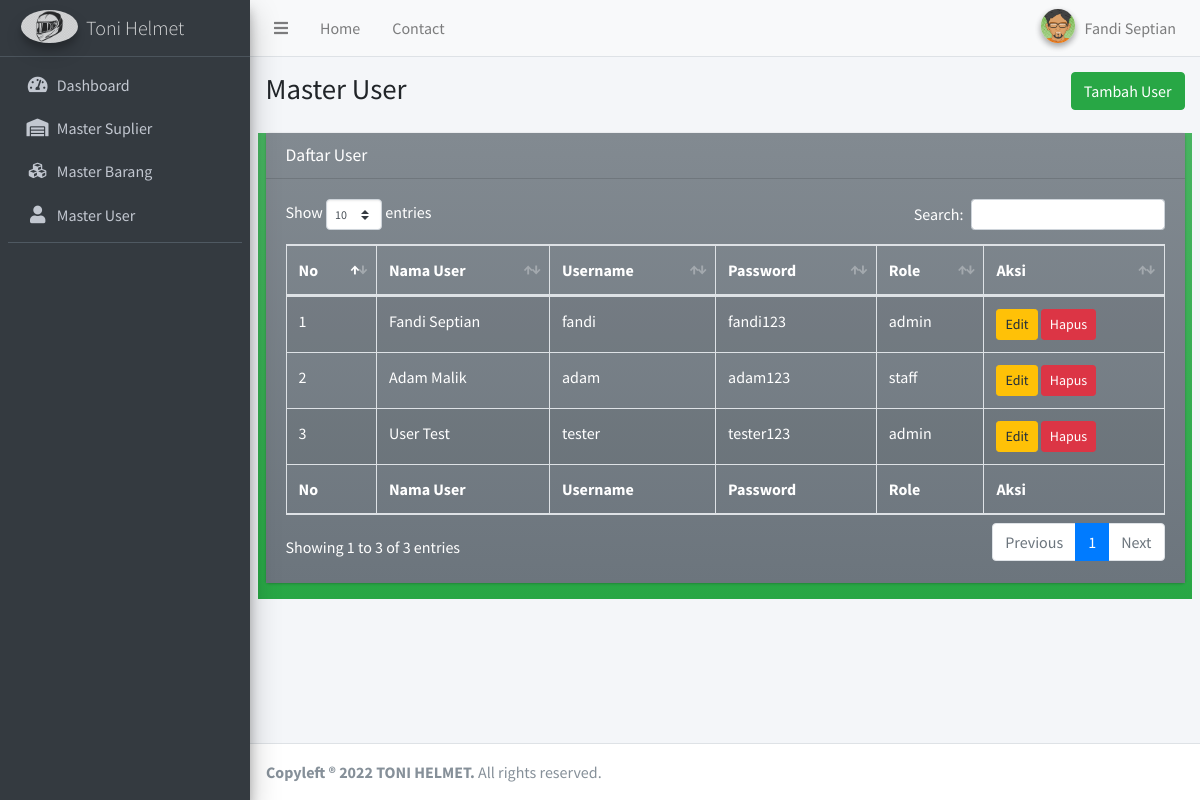
The page /view/admin/master-user.php (signed in) on the database its author committed.
### tables this page shows
CREATE TABLE `tb_user` (
  `id_user` int(10) UNSIGNED NOT NULL,
  `nama_user` varchar(200) NOT NULL,
  `username` varchar(20) NOT NULL,
  `password` varchar(100) NOT NULL,
  `role` enum('admin','staff','') NOT NULL
);

### view/admin/master-user.php (the view, shortened to what this page needs)
<?php include '../templates/admin/admin-header.php' ?>
<?php include '../templates/sidebar.php' ?>
<div class="content-wrapper">
    <section class="content-header">
        <div class="container-fluid">
            <div class="row mb-2">
                <div class="col-sm-6">
                    <h1>Master User</h1>
                </div>
                <div class="col-sm-6">
                    <ol class="breadcrumb float-sm-right">
                        <button type="button" class="btn btn-success" data-toggle="modal" data-target="#modal-add">
                            Tambah User
                        </button>
                    </ol>
                </div>
            </div>
        </div>
    </section>
    <section class="content">
        <div class="bg-gradient-success">
            <div class="container-fluid">
                <div class="row">
                    <div class="col-12">
                        <div class="card">
                            <div class="bg-gradient-secondary">
                                <div class="card-header">
                                    <h3 class="card-title">Daftar User</h3>
                                </div>
                                <div class="card-body">
                                    <table id="example1" class="table table-bordered table-striped">
                                        <thead>
                                            <tr>
                                                <th>No</th>
                                                <th>Nama User</th>
                                                <th>Username</th>
                                                <th>Password</th>
                                                <th>Role</th>
                                                <th>Aksi</th>
                                            </tr>
                                        </thead>
                                        <tbody>
                                            <?php
                                            $i = 1;
                                            $getUser = mysqli_query($connection, "SELECT * FROM tb_user");
                                            foreach ($getUser as $value) :
                                            ?>
                                                <tr>
                                                    <td><?= $i++; ?></td>
                                                    <td><?= $value['nama_user']; ?></td>
                                                    <td><?= $value['username']; ?></td>
                                                    <td><?= $value['password']; ?></td>
                                                    <td><?= $value['role']; ?></td>
                                                    <td>
                                                        <button type="button" class="btn btn-warning btn-sm" data-toggle="modal" data-target="#modal<?= $value['id_user']; ?>">Edit</button>
                                                        <button type="button" class="btn btn-danger btn-sm" onclick="confirm_modal('query/delete-user.php?id_user=<?= $value['id_user']; ?>')">Hapus</button>
                                                    </td>
                                                </tr>
                                            <?php
                                            endforeach;
                                            ?>
                                        </tbody>
                                        <tfoot>
                                            <tr>
                                                <th>No</th>
                                                <th>Nama User</th>
                                                <th>Username</th>
                                                <th>Password</th>
                                                <th>Role</th>
                                                <th>Aksi</th>
                                            </tr>
                                        </tfoot>
                                    </table>
                                </div>
                            </div>
                        </div>
                    </div>
                </div>
            </div>
        </div>
    </section>
</div>
<?php include '../templates/footer.php' ?>

### view/templates/admin/admin-header.php (shortened to what this page needs)
<?php
include '../../config/Database.php';
$user = $_SESSION['username'];
$getUser = mysqli_query($connection, "SELECT * FROM tb_user WHERE username = '$user'");
$result = mysqli_fetch_array($getUser);
?>
<!DOCTYPE html>
<html>
<head>
    <link rel="stylesheet" href="../../plugins/datatables-bs4/css/dataTables.bootstrap4.min.css">
    <link rel="stylesheet" href="../../plugins/datatables-responsive/css/responsive.bootstrap4.min.css">
    <link rel="stylesheet" href="../../plugins/fontawesome-free/css/all.min.css">
    <link rel="stylesheet" href="../../plugins/icheck-bootstrap/icheck-bootstrap.min.css">
    <link rel="stylesheet" href="../../assets/css/adminlte.min.css">
</head>
<body class="hold-transition sidebar-mini">
    <div class="wrapper">
        <nav class="main-header navbar navbar-expand navbar-light">
            <ul class="navbar-nav">
                <li class="nav-item">
                    <a class="nav-link" data-widget="pushmenu" href="#" role="button"><i class="fas fa-bars"></i></a>
                </li>
                <li class="nav-item d-none d-sm-inline-block">
                    <a href="admin.php" class="nav-link">Home</a>
                </li>
                <li class="nav-item d-none d-sm-inline-block">
                    <a href="#" class="nav-link">Contact</a>
                </li>
            </ul>
            <ul class="navbar-nav ml-auto">
                <li class="nav-item dropdown user-menu">
                    <a href="#" class="nav-link dropdown-toggle" data-toggle="dropdown">
                        <img src="../../assets/img/avatar04.png" class="user-image img-circle elevation-2" alt="User Image">
                        <span class="d-none d-md-inline"><?= ucfirst($result['nama_user']); ?></span>
                    </a>
                </li>
            </ul>
        </nav>

### rows shown on the page
tb_user: nama_user "Fandi Septian", username "fandi", password "fandi123", role "admin"
tb_user: nama_user "Adam Malik", username "adam", password "adam123", role "staff"
tb_user: nama_user "User Test", username "tester", password "tester123", role "admin"
